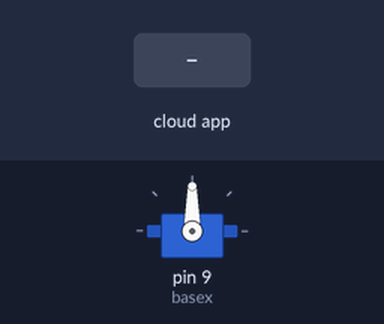
Bench run of a sketch on a simulated Arduino Uno, built with avr-gcc and run on an emulated ATmega328P. Shown: servo. The inputs (shaded band) are chosen by the test bench. The ROS host is connected and sends only what is stated.

Above: at 1.2 s.
1.3 s: the phone or cloud app sets posicion to 0
At 1.6 s:
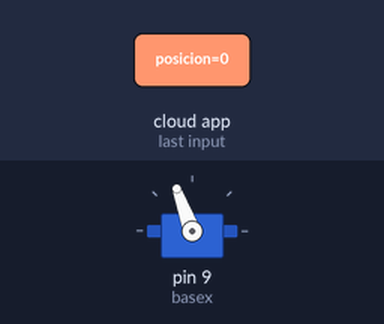
2.8 s: the phone or cloud app sets posicion to 45
At 3.9 s:
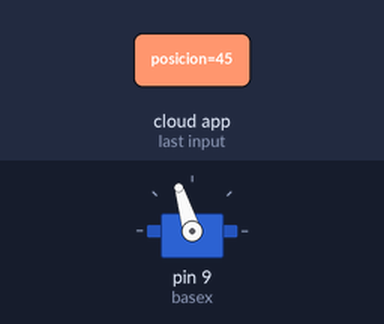
Timing chart, 0 to 5.8 s (numbered marks = the images above; inputs shaded):
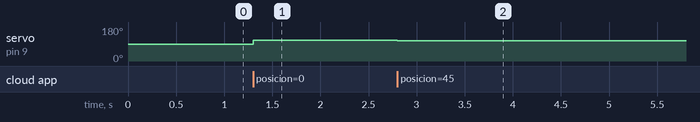

The sketch:

Codigo_Serial_Cam.ino
```cpp
#include<ros.h>/** Ros library **/
#include <std_msgs/Int16.h>/** Library int16 messages**/
#include <Servo.h>


Servo basex;

float posicion = 0;

float error= 0;

float control= 0;
float kp= 0.065;


int angulo = 0;

/******************* Instances ROS ******************/
/******************* ROS Suscriber ******************/
ros::NodeHandle nh;
/************ CallBack Funtion to Suscriber *********/

void callbackpos(const std_msgs::Int16& pos){
     posicion = static_cast<float>(pos.data);
     error = (640.0/2.0)-posicion;
     control = kp*error;
     angulo = 90 + static_cast<int>(control);
     if(angulo<0)
       angulo = 0;
     else if(angulo>180)
       angulo = 180;
     basex.write(angulo);

}
ros::Subscriber<std_msgs::Int16> posicion_sub("/posicion",callbackpos);


void setup() {
  // put your setup code here, to run once:
  /****************** Initialize Node **************************************************/
  nh.initNode();

  nh.subscribe(posicion_sub);
//
  /*************************************************************************************/

  basex.attach(9); //******numero de pin****


  basex.write(90);

}

void loop() {

  nh.spinOnce();
}
```

Measured:
- after the input at 1.3 s, servo on pin 9 (basex): 90° → 110° at once
- after the input at 2.8 s, servo on pin 9 (basex): 110° → 107° at once
